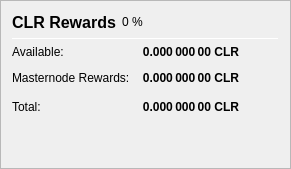
                   <widget class="QFrame" name="frame_ZerocoinBalances">
                    <property name="frameShape">
                     <enum>QFrame::StyledPanel</enum>
                    </property>
                    <property name="frameShadow">
                     <enum>QFrame::Raised</enum>
                    </property>
                    <layout class="QVBoxLayout" name="verticalLayout_7">
                     <item>
                      <layout class="QHBoxLayout" name="horizontalLayout_8" stretch="0,0,0">
                       <item>
                        <widget class="QLabel" name="label_5z_3">
                         <property name="minimumSize">
                          <size>
                           <width>0</width>
                           <height>20</height>
                          </size>
                         </property>
                         <property name="font">
                          <font>
                           <pointsize>12</pointsize>
                           <weight>75</weight>
                           <bold>true</bold>
                          </font>
                         </property>
                         <property name="text">
                          <string>CLR Rewards</string>
                         </property>
                        </widget>
                       </item>
                       <item>
                        <widget class="QLabel" name="labelzCLRPercent">
                         <property name="text">
                          <string notr="true">0 %</string>
                         </property>
                        </widget>
                       </item>
                       <item>
                        <spacer name="horizontalSpacer_11">
                         <property name="orientation">
                          <enum>Qt::Horizontal</enum>
                         </property>
                         <property name="sizeHint" stdset="0">
                          <size>
                           <width>40</width>
                           <height>20</height>
                          </size>
                         </property>
                        </spacer>
                       </item>
                      </layout>
                     </item>
                     <item>
                      <widget class="Line" name="line_ZerocoinBalance">
                       <property name="minimumSize">
                        <size>
                         <width>0</width>
                         <height>1</height>
                        </size>
                       </property>
                       <property name="maximumSize">
                        <size>
                         <width>16777215</width>
                         <height>1</height>
                        </size>
                       </property>
                       <property name="orientation">
                        <enum>Qt::Horizontal</enum>
                       </property>
                      </widget>
                     </item>
                     <item>
                      <layout class="QGridLayout" name="gridLayout_5">
                       <property name="spacing">
                        <number>12</number>
                       </property>
                       <item row="1" column="0">
                        <widget class="QLabel" name="labelStakeRewardsText">
                         <property name="toolTip">
                          <string>Amount of rewards received through staking (Proof-of-Stake).</string>
                         </property>
                         <property name="text">
                          <string>Available:</string>
                         </property>
                        </widget>
                       </item>
                       <item row="1" column="1">
                        <widget class="QLabel" name="labelStakeRewards">
                         <property name="font">
                          <font>
                           <weight>75</weight>
                           <bold>true</bold>
                          </font>
                         </property>
                         <property name="cursor">
                          <cursorShape>IBeamCursor</cursorShape>
                         </property>
                         <property name="textInteractionFlags">
                          <set>Qt::LinksAccessibleByMouse|Qt::TextSelectableByKeyboard|Qt::TextSelectableByMouse</set>
                         </property>
                         <property name="toolTip">
                          <string>Amount of rewards received through staking (Proof-of-Stake).</string>
                         </property>
                         <property name="text">
                          <string notr="true">0.000 000 00 CLR</string>
                         </property>
                         <property name="alignment">
                          <set>Qt::AlignRight|Qt::AlignTrailing|Qt::AlignVCenter</set>
                         </property>
                        </widget>
                       </item>
                       <item row="2" column="0">
                        <widget class="QLabel" name="labelMasternodeRewardsText">
                         <property name="toolTip">
                          <string>Amount of rewards received through masternodes.</string>
                         </property>
                         <property name="text">
                          <string>Masternode Rewards:</string>
                         </property>
                        </widget>
                       </item>
                       <item row="2" column="1">
                        <widget class="QLabel" name="labelMasternodeRewards">
                         <property name="font">
                          <font>
                           <weight>75</weight>
                           <bold>true</bold>
                          </font>
                         </property>
                         <property name="cursor">
                          <cursorShape>IBeamCursor</cursorShape>
                         </property>
                         <property name="textInteractionFlags">
                          <set>Qt::LinksAccessibleByMouse|Qt::TextSelectableByKeyboard|Qt::TextSelectableByMouse</set>
                         </property>
                         <property name="toolTip">
                          <string>Amount of rewards received through masternodes.</string>
                         </property>
                         <property name="text">
                          <string notr="true">0.000 000 00 CLR</string>
                         </property>
                         <property name="alignment">
                          <set>Qt::AlignRight|Qt::AlignTrailing|Qt::AlignVCenter</set>
                         </property>
                        </widget>
                       </item>
                       <item row="4" column="0">
                        <widget class="QLabel" name="labelzBalanceText">
                         <property name="toolTip">
                          <string>Total amount of rewards including masternode and staking.</string>
                         </property>
                         <property name="text">
                          <string>Total:</string>
                         </property>
                        </widget>
                       </item>
                       <item row="4" column="1">
                        <widget class="QLabel" name="labelzBalance">
                         <property name="font">
                          <font>
                           <weight>75</weight>
                           <bold>true</bold>
                          </font>
                         </property>
                         <property name="cursor">
                          <cursorShape>IBeamCursor</cursorShape>
                         </property>
                         <property name="toolTip">
                          <string>Your current zCLR balance, unconfirmed and immature zCLR included.</string>
                         </property>
                         <property name="text">
                          <string notr="true">0.000 000 00 CLR</string>
                         </property>
                         <property name="alignment">
                          <set>Qt::AlignRight|Qt::AlignTrailing|Qt::AlignVCenter</set>
                         </property>
                         <property name="textInteractionFlags">
                          <set>Qt::LinksAccessibleByMouse|Qt::TextSelectableByKeyboard|Qt::TextSelectableByMouse</set>
                         </property>
                        </widget>
                       </item>
                       <item row="4" column="2">
                        <spacer name="horizontalSpacer_4">
                         <property name="orientation">
                          <enum>Qt::Horizontal</enum>
                         </property>
                         <property name="sizeHint" stdset="0">
                          <size>
                           <width>40</width>
                           <height>20</height>
                          </size>
                         </property>
                        </spacer>
                       </item>
                      </layout>
                     </item>
                     <item>
                      <spacer name="verticalSpacer_4">
                       <property name="orientation">
                        <enum>Qt::Vertical</enum>
                       </property>
                       <property name="sizeHint" stdset="0">
                        <size>
                         <width>20</width>
                         <height>40</height>
                        </size>
                       </property>
                      </spacer>
                     </item>
                    </layout>
                   </widget>
